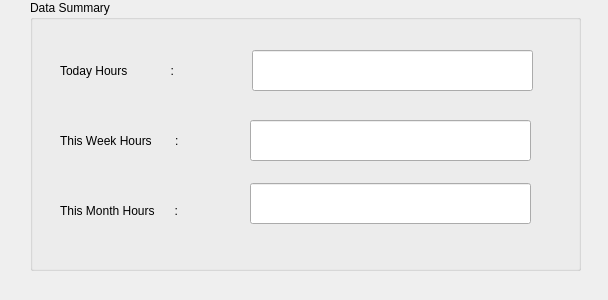
<?xml version="1.0" encoding="UTF-8"?>
<ui version="4.0">
 <class>TTDataSummaryInfoDlg</class>
 <widget class="QDialog" name="TTDataSummaryInfoDlg">
  <property name="geometry">
   <rect>
    <x>0</x>
    <y>0</y>
    <width>608</width>
    <height>300</height>
   </rect>
  </property>
  <property name="windowTitle">
   <string>TTDataSummary</string>
  </property>
  <widget class="QGroupBox" name="groupBox">
   <property name="geometry">
    <rect>
     <x>30</x>
     <y>0</y>
     <width>551</width>
     <height>271</height>
    </rect>
   </property>
   <property name="title">
    <string>Data Summary</string>
   </property>
   <widget class="QLabel" name="label">
    <property name="geometry">
     <rect>
      <x>30</x>
      <y>50</y>
      <width>171</width>
      <height>41</height>
     </rect>
    </property>
    <property name="text">
     <string>Today Hours             :</string>
    </property>
   </widget>
   <widget class="QLabel" name="label_2">
    <property name="geometry">
     <rect>
      <x>30</x>
      <y>120</y>
      <width>171</width>
      <height>41</height>
     </rect>
    </property>
    <property name="text">
     <string>This Week Hours       :</string>
    </property>
   </widget>
   <widget class="QLabel" name="label_3">
    <property name="geometry">
     <rect>
      <x>30</x>
      <y>190</y>
      <width>171</width>
      <height>41</height>
     </rect>
    </property>
    <property name="text">
     <string>This Month Hours      :</string>
    </property>
   </widget>
   <widget class="QLineEdit" name="lineEdit">
    <property name="geometry">
     <rect>
      <x>222</x>
      <y>50</y>
      <width>281</width>
      <height>41</height>
     </rect>
    </property>
   </widget>
   <widget class="QLineEdit" name="lineEdit_2">
    <property name="geometry">
     <rect>
      <x>220</x>
      <y>120</y>
      <width>281</width>
      <height>41</height>
     </rect>
    </property>
   </widget>
   <widget class="QLineEdit" name="lineEdit_3">
    <property name="geometry">
     <rect>
      <x>220</x>
      <y>183</y>
      <width>281</width>
      <height>41</height>
     </rect>
    </property>
   </widget>
  </widget>
 </widget>
 <resources/>
 <connections/>
</ui>
